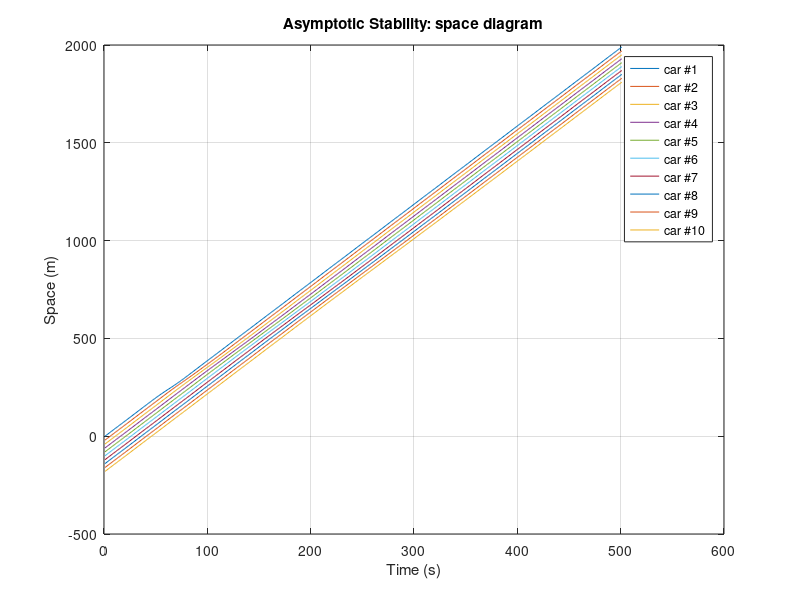

The MATLAB script that drew this image:

% Masoumeh shariat 1916321
clc 
clear all
%% Exercise: simulation of car following platoon
%introduceing all variables
%DT: Time interval duration 
%dt: Time step
%n : Number of vehicles to simulate (number n of equation of the system): n=10 cars
%sp :speed is equals to 20 m/s for all vehicles 
%Ac :acceleration is equal to zero for all vehicles
%T:time between 0 and 100
%d: distance ,first distance is 0

DT=50 ; dt=0.2; n=10; sp(1,1)=20; T=(0:0.2:100)'; d(1,1)=0;

%% First car
Ac(:,1)=zeros(1,length(T)); %acceleration of first
Ac(46:61)=-1; % break time
Ac(62:77)=1; %accelerates

for i=1:length(T)-1
    sp(i+1,1)=sp(i,1)+Ac(i,1)*dt;  %coloumn of spped
    d(i+1,1)=d(i,1)+sp(i,1)*dt;  %couloumn of distance  
end

% all cars except first 
for j=2:n
    i=-20;
    d(1,j)=d(1,j-1)+i;
    sp(1,j)=sp(1,j-1);
    Ac(1,j)=Ac(1,j-1);
end

%RT: Reaction times in 3 times
RT=5
for j=2:n
    for i=2:RT
        sp(i,j)=sp(i-1,j)+Ac(i-1,j)*dt;
        d(i,j)=d(i-1,j)+sp(i-1,j)*dt;
    end 
end

for j=2:n
    for i=RT+1:length(T)
        sp(i,j)=sp(i-1,j)+Ac(i-1,j)*dt;
        Ac(i,j)=dt*(sp(i-5,j-1)-sp(i-5,j));
        d(i,j)=d(i-1,j)+sp(i-1,j)*dt;
    end
end

spacing_time=zeros(length(T),n-1);
for i=1:length(T)
    for j=1:n-1
        spacing_time(i,j)=d(i,j)-d(i,j+1);
    end
end

%% Plot: speed diagram
plot(sp)
xlabel('Time (s)')
ylabel('Speed (m/s)')
title('Asymptotic Stability: speed diagram')
legend('car #1','car #2','car #3','car #4','car #5','car #6','car #7','car #8','car #9','car #10')
grid on

%% Plot: spacing diagram
plot(spacing_time)
xlabel('Time (s)')
ylabel('spacing (m)')
title('Asymptotic Stability: spacing diagram')
legend('car #2','car #3','car #4','car #5','car #6','car #7','car #8','car #9','car #10')
grid on

%% Plot: spacing diagram
plot(d)
xlabel('Time (s)')
ylabel('Space (m)')
title('Asymptotic Stability: space diagram')
legend('car #1','car #2','car #3','car #4','car #5','car #6','car #7','car #8','car #9','car #10')
grid on

